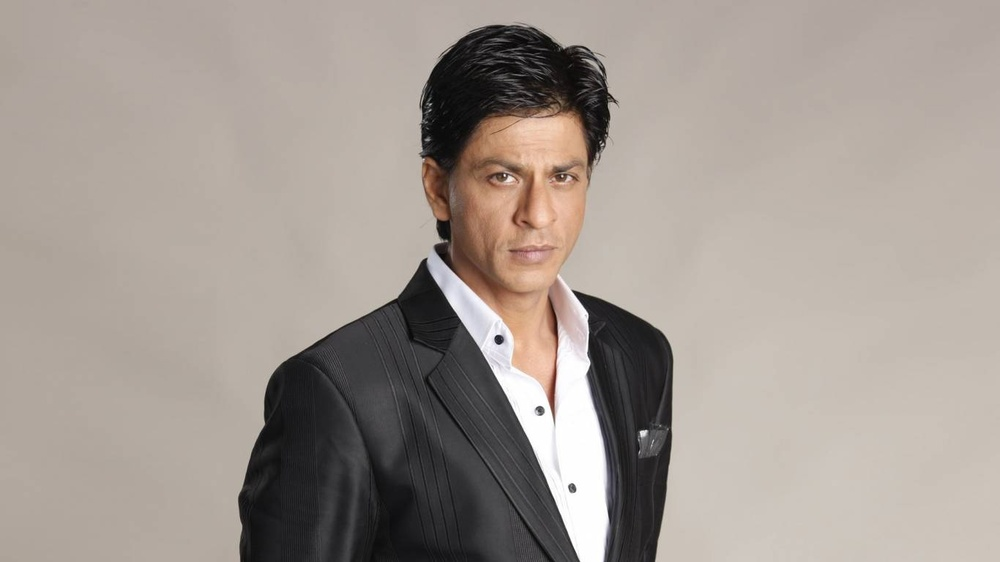
#> input picture Task-03/Aashish.jpg, 1000 x 562 px, shrunk from 1366 x 768 before the run
$ jupyter execute 'Image to Pencil sketch.ipynb'
#> lines starting #> are read from the running program, lines starting #| are printed output that depends on the picture
## This Projects is for converting images to the pencil sketch
## we'll be using python and it's openCV library for the conversion

## This image that we will convert is below

[cell 1]
from IPython.display import Image

Image(url="Aashish.jpg", width=300, height=300)

## Importing all the libraries

[cell 2]
#for plotting
import matplotlib.pyplot as plt

#for reading and manipulating images
import cv2

### Reading image using opencv library and exploring more knowledge about them

#### OpenCV is a cross-platform library using which we can develop real-time computer vision applications.
#### It mainly focuses on image processing.
#### video capture and analysis including features like face detection and object detection.

[cell 3]
img = cv2.imread('Aashish.jpg', 1)
#> img is the input picture: shape (562, 1000, 3); mean B, G, R 146.1, 153.3, 162.7

img.shape
#> Out = (562, 1000, 3)

#### Why there's lot of numbers where we read image !!!

##### Computer doesn't recognise a image as an image. So, we had to go differently. Computer screen are full of pixels. So, we computer create image by the combination of only three colors RGB ( Red , Green and Blue ). Each pixels has only these three colors . If we mix RGB with varying density we can create whole lot of different colors. Density of each color vary from 0 to 255. Similarly, open cv also keeps images in the array of numbers where each number denotes the intensity of Blue , Red and Green (BGR) color on the respective pixel.

[cell 4]
plt.imshow(img)
#> (this line was passed over: IPython is not available in this run)

[cell 5]
#Coverting BGR to RGB

img_RGB = cv2.cvtColor(img, cv2.COLOR_BGR2RGB)
plt.imshow(img_RGB)
#> (this line was passed over: IPython is not available in this run)

#### To decrease the complexity of the image and make the handling easier we will be converting the image to a grayscale image.

[cell 6]
#RGB to GrayScale

img_gray = cv2.cvtColor(img , cv2.COLOR_BGR2GRAY)
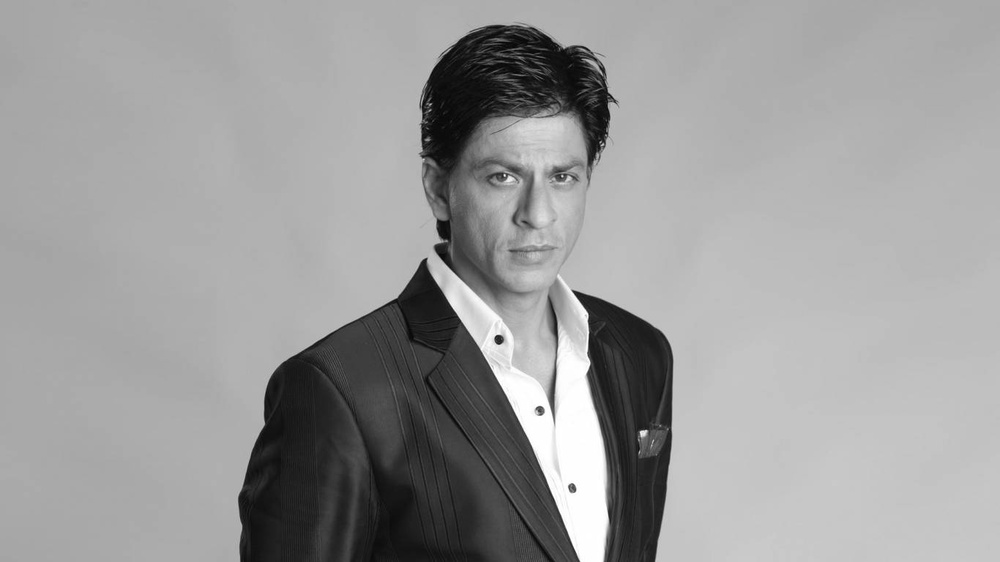
#> img_gray: shape (562, 1000); min 1, max 255, mean 155.4

plt.imshow(img_gray)
#> (this line was passed over: IPython is not available in this run)

### Now we are going invert this grayscale image which will help me to understand or highlight it in more detail.

[cell 7]
img_invert = cv2.bitwise_not(img_gray)
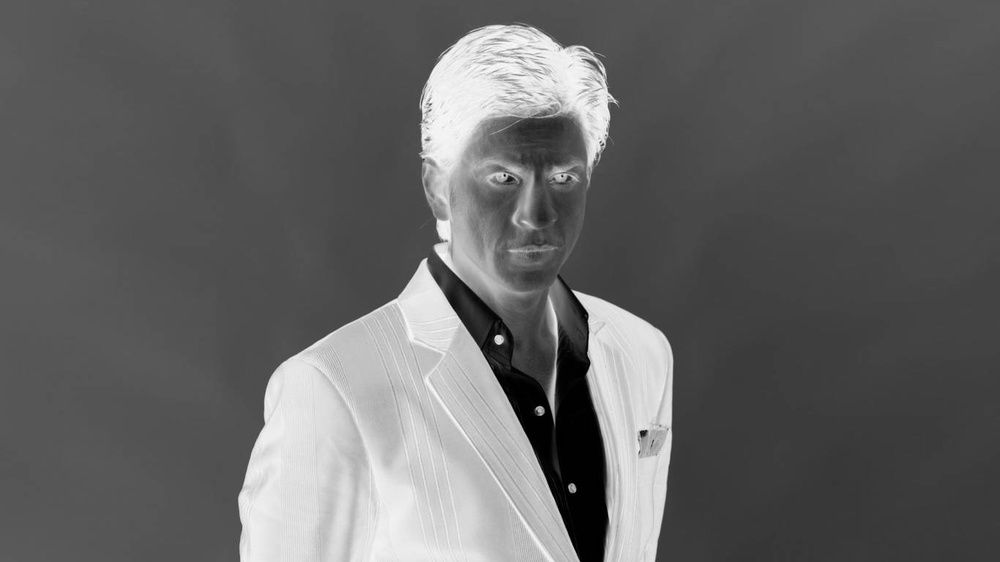
#> img_invert: shape (562, 1000); min 0, max 254, mean 99.6
plt.imshow(img_invert)
#> (this line was passed over: IPython is not available in this run)

# To make the image less with edge i,e more edge we are going to blur it using Gaussin_Blur
blur_img = cv2.GaussianBlur(img_invert, (21, 21), 0) #
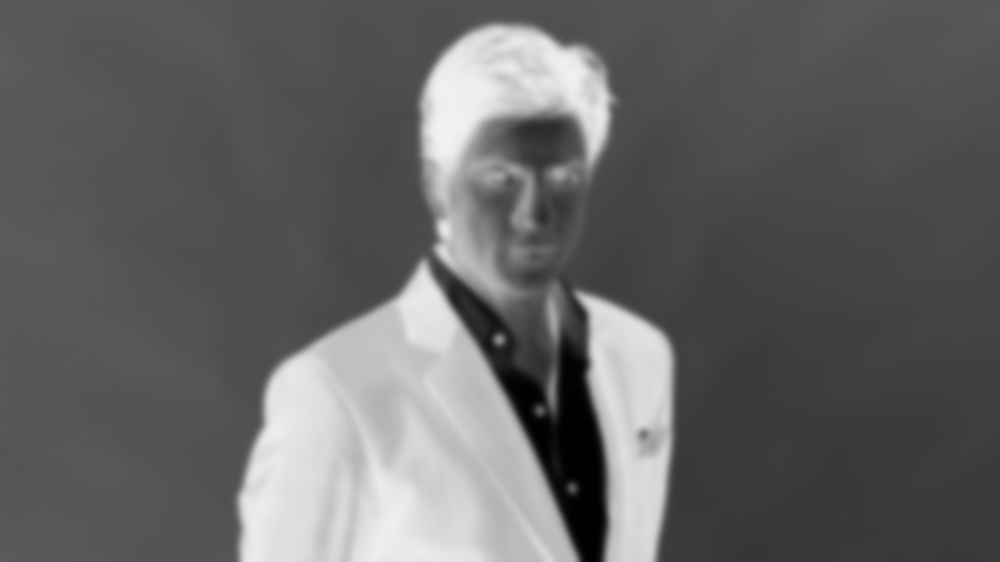
#> blur_img: shape (562, 1000); min 1, max 242, mean 99.6
plt.title("Blurred Image")
#> (this line was passed over: IPython is not available in this run)

## Inverting the blur

[cell 8]
invert_blur_img = cv2.bitwise_not(blur_img)
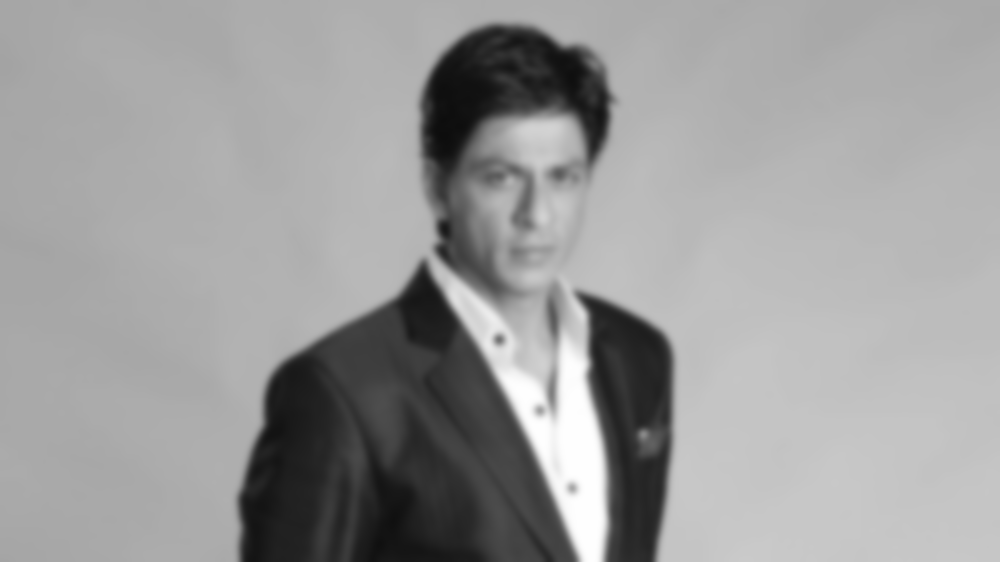
#> invert_blur_img: shape (562, 1000); min 13, max 254, mean 155.4

plt.imshow(invert_blur_img)
#> (this line was passed over: IPython is not available in this run)
plt.title("Inverted Blurred Image")
#> (this line was passed over: IPython is not available in this run)
